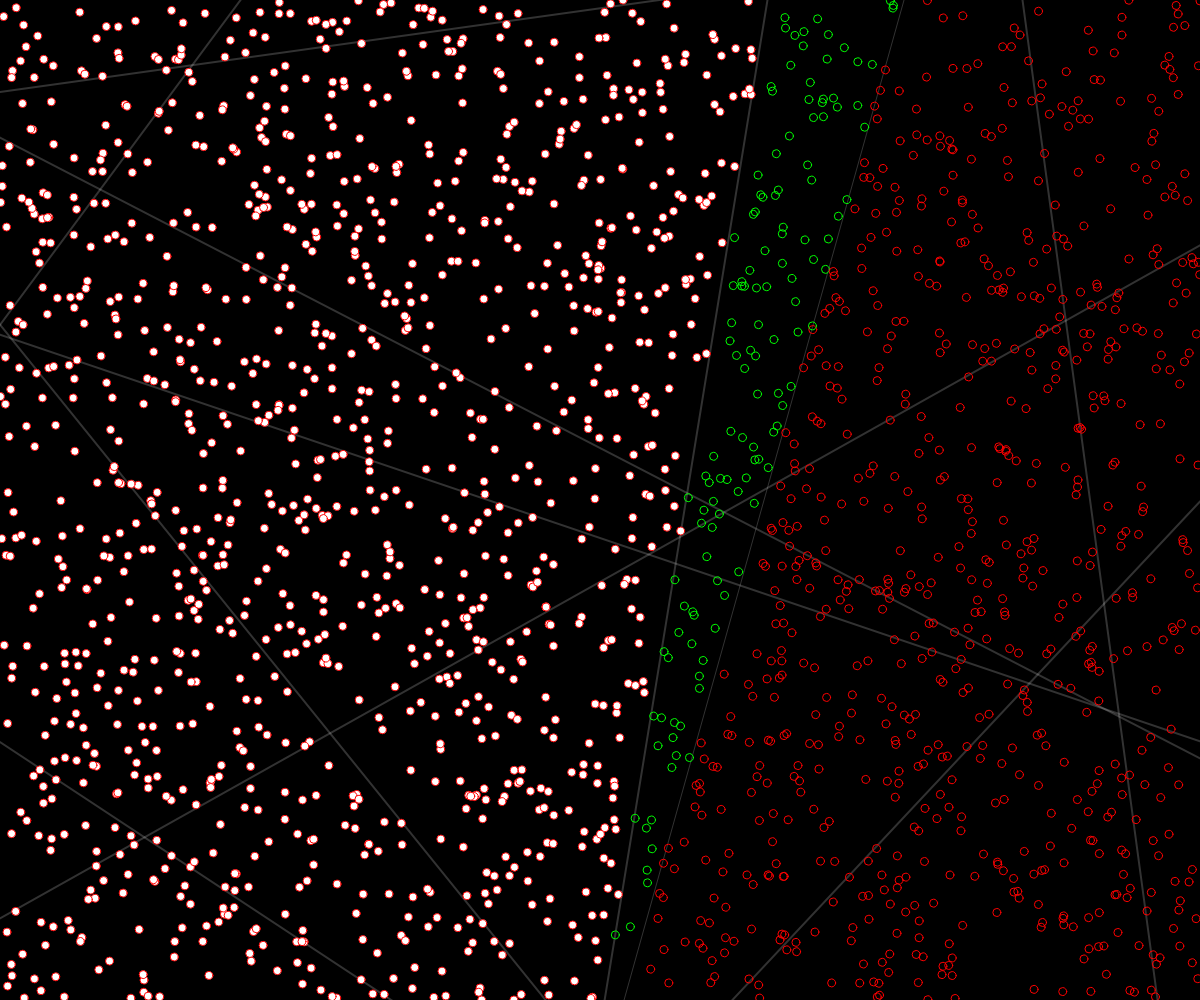
Frame 1 (no input)
Frame 60 (no input): identical to frame 1, image omitted
Frame 120 (the mouse pressed at the canvas centre since frame 60): identical to frame 1, image omitted

The p5.js sketch that drew this single still picture (run headless with seeded random() and noise() and a simulated clock; from frame 60 on, the mouse is pressed at the canvas centre):

// p5.js sketch
// ── sketch.js
let training = new Array(2000);
// A Perceptron object
const ptrons = [];
const populationCount = 10;

// We will train the perceptron with one "Point" object at a time
let count = 0;

// Coordinate space
let xmin = -1;
let ymin = -1;
let xmax = 1;
let ymax = 1;

let m = 1, q = 0;

// The function to describe a line
function f(x) {
    let y = m * x + q;
    return y;
}

function setup() {
    createCanvas(windowWidth, windowHeight);

    m = random(-10, 10);
    q = random(-2, 2);

    // The perceptron has 3 inputs -- x, y, and bias
    for (let i = 0; i < populationCount; i++) {
        ptrons.push(new Perceptron(3, 0.1));
    }

    // Create a random set of training points and calculate the "known" answer
    for (let i = 0; i < training.length; i++) {
        let x = random(xmin, xmax);
        let y = random(ymin, ymax);
        let answer = (y < f(x)) ? -1 : 1;
        training[i] = {
            input: [x, y, 1],
            output: answer
        };
    }
}


function draw() {
    background(0);

    // Draw the line
    strokeWeight(1);
    stroke(255, 50);
    let x1 = map(xmin, xmin, xmax, 0, width);
    let y1 = map(f(xmin), ymin, ymax, height, 0);
    let x2 = map(xmax, xmin, xmax, 0, width);
    let y2 = map(f(xmax), ymin, ymax, height, 0);
    line(x1, y1, x2, y2);

    // Draw the line based on the current weights
    // Formula is weights[0]*x + weights[1]*y + weights[2] = 0
    strokeWeight(2);
    stroke(255, 50);
    ptrons.forEach(ptron => {
        let weights = ptron.getWeights();
        x1 = xmin;
        y1 = (-weights[2] - weights[0] * x1) / weights[1];
        x2 = xmax;
        y2 = (-weights[2] - weights[0] * x2) / weights[1];

        line(map(x1, xmin, xmax, 0, width), map(y1, ymin, ymax, height, 0), map(x2, xmin, xmax, 0, width), map(y2, ymin, ymax, height, 0));
    });
    

    // Train the Perceptron with one "training" point at a time

    // Draw all the points based on what the Perceptron would "guess"
    // Does not use the "known" correct answer
    for (let i = 0; i < training.length; i++) {
        strokeWeight(1);

        ptrons.forEach(ptron => {
            let guess = ptron.feedforward(training[i].input);
            (guess > 0) ? noFill(): fill(255);
            (guess == training[i].output) ? stroke(0, 255, 0): stroke(255, 0, 0);
        });

        ellipse(map(training[i].input[0], xmin, xmax, 0, width), map(training[i].input[1], ymin, ymax, height, 0), 8, 8);
    }
}
// ── perceptron.js
class Perceptron {
  constructor(n, mutationChance) {
    if (n instanceof Array) {
      this.weights = n;
    } else {
      // Start with random weights
      this.weights = [];
      for (let i = 0; i < n; i++) {
        this.weights[i] = random(-1, 1);
      }
    }
    this.mutationChance = mutationChance;
  }

  // Function to train the Perceptron
  // Weights are adjusted based on "desired" answer


  // Guess -1 or 1 based on input values
  feedforward(inputs) {
    // Sum all values
    let sum = 0;
    for (let i = 0; i < this.weights.length; i++) {
      sum += inputs[i] * this.weights[i];
    }
    // Result is sign of the sum, -1 or 1
    return this.activate(sum);
  }

  activate(sum) {
    return (sum > 0) ? 1 : -1;
  }

  // Return weights
  getWeights() {
    return this.weights;
  }
}

Perceptron.crossover = function(p1, p2) {
  const newWeights = [];
  for (let i = 0; i < p1.length; i++) {
    newWeights.push((random() > 0.5)? p1.getWeights()[i] : p2.getWeights()[i]);
  }
  return mutate(new Perceptron(newWeights));
}

Perceptron.mutate = function(p) {
  for (let i = 0; i < p.weights.length; i++) {
    if (random() > p.mutationChance) p.weights[i] = random(-1, 1);
  }
  return p;
}
